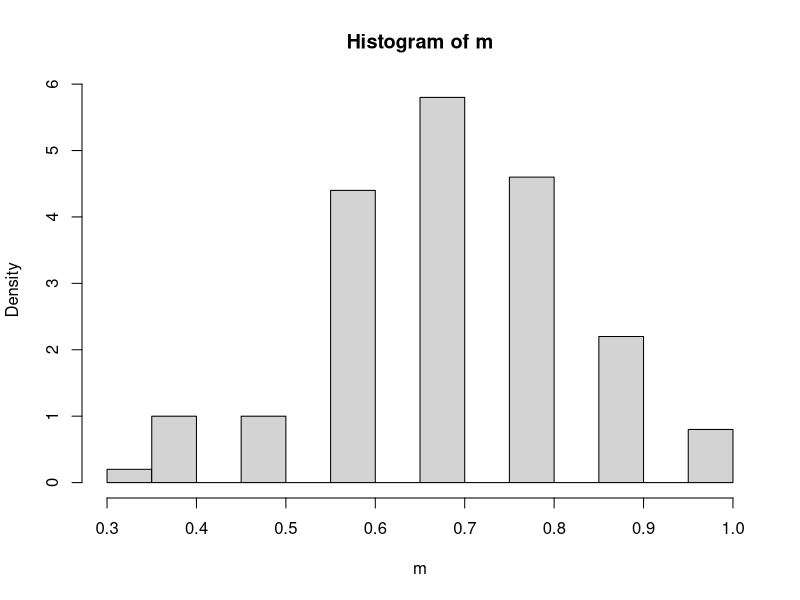
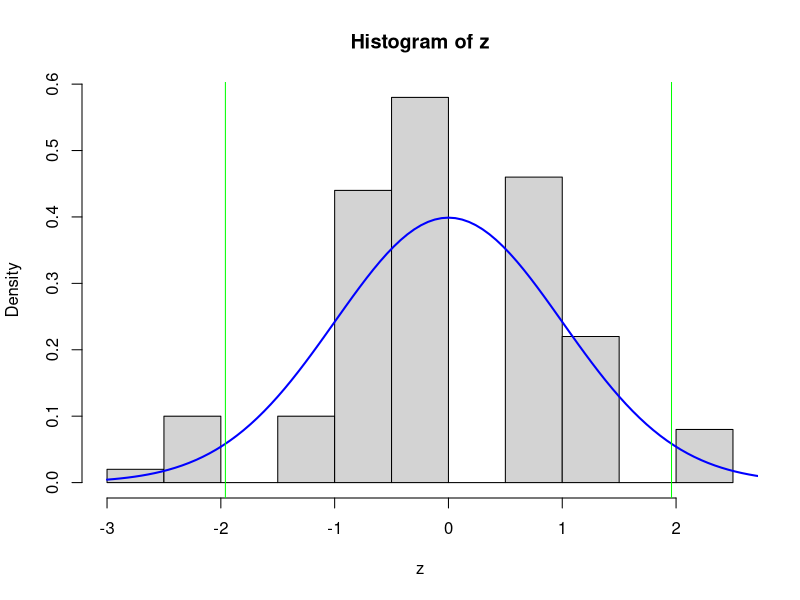
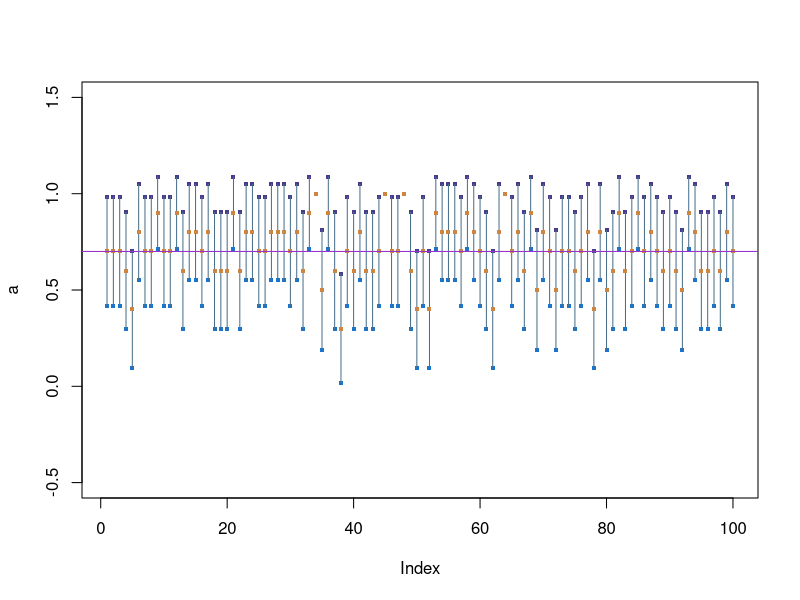
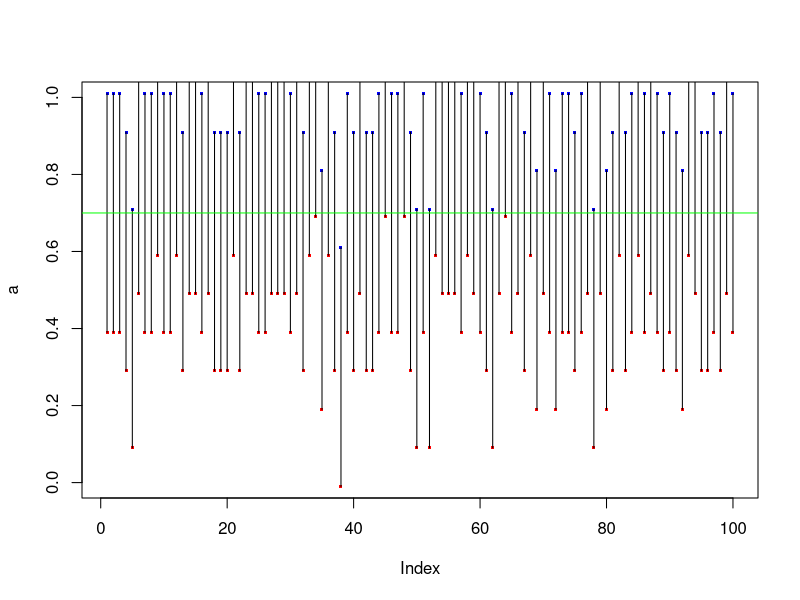
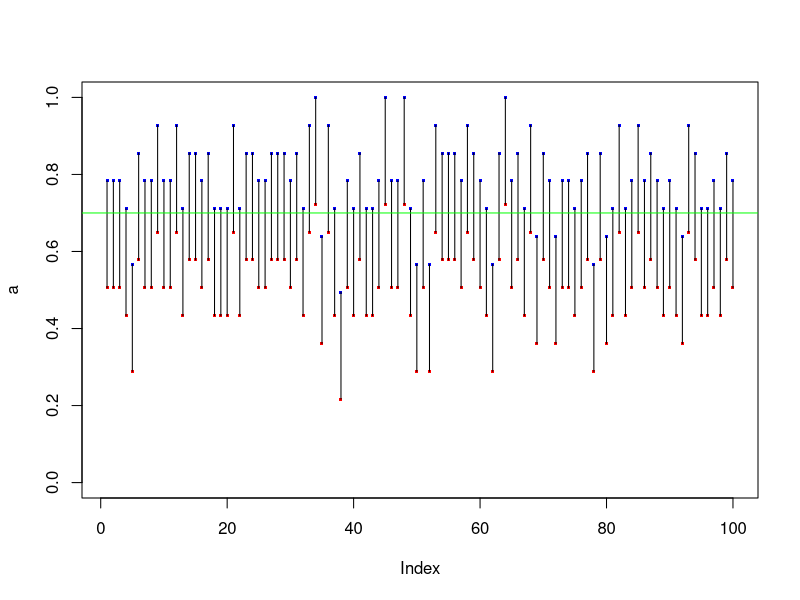

Reproduce these figures in R, in order.
#Programa para ilustrar el tema:
# 3. Estimación por Intervalos.
# 3.5  Distribución de Bernoulli
#Del libro de texto: 
#"Una introducción a la estadística inferencial". Luis Rincón. UNAM
#Estadística 2022. UNPA. Lic. en Matemáticas Aplicadas


#limpiando la memoria
rm(list = ls())

#Simularemos muestras de tamaño n
n <- 10
x <- rep(0,n)

#Tomaremos k muestras de tamaño n
k <- 100

#Inicializamos un vector de tamaño k que guardará los promedios de cada muestra
m <- rep(0,k)

#Parámetro:
p <- 0.7

#Generamos k veces n muestras aleatorias
#los datos se generan con una distrubución Ber(p)
for (i in 1:k){
  x <- rbinom(n,1,p)
  #m[i]=(x[1]+...+x[n])/n
  m[i] <- mean(x)  
} 
#Al final del ciclo s contiene los k promedios de las k muestras aleatorias.

#--------
#Modelo teórico
#Media real de distribucion
theta <- p
#Varianza real de distribucion
var <- p*(1-p)
#Promedios estandarizados con parámetros exactos
z <- (m-theta)/sqrt(var/n)
#Teorema del Límite Central:
#las medias de muestras grandes y aleatorias son aproximadamente normales
#Histograma de promedios
hist(m, freq = FALSE, breaks = 11)
#Histograma de promedios estandarizados
hist(z, freq = FALSE, breaks = 11)
#Curva de densidad normal
curve(dnorm(x), from=-3, to=3, ylim=c(0,0.6),
      ylab="F. de densidad", lwd=2, col="blue", add=T)
abline(v=c(-1.96,1.96), col="green")
#En un experimento desconocemos el valor de theta
#-----

#Estimando intervalos de confianza para cada una de las
#k muestras aleatorias de tamaño n

#Primera Solución, calculando extremos del intervalo
a <- m-1.96/sqrt(n)*sqrt(m*(1-m))
b <- m+1.96/sqrt(n)*sqrt(m*(1-m))
#Graficando los intervalos
plot(a, pch = 46, cex = 4, col="dodgerblue3", ylim=c(-0.5,1.5))
points(b, pch = 46, cex = 4, col="slateblue4",ylim=c(0,1))
segments(1:k,a,1:k,b, col="skyblue4")
points(m, pch = 46, cex = 4, col="peru",ylim=c(0,1))
abline(h=theta, col="darkorchid3")

#Segunda Solución
a <- m-1.96/(2*sqrt(n))
b <- m+1.96/(2*sqrt(n))
#Graficando los intervalos segunda solución
plot(a, pch = 46, cex = 3, col="red", ylim=c(0,1))
points(b, pch = 46, cex = 3, col="blue",ylim=c(0,1))
segments(1:k,a,1:k,b)
abline(h=theta, col="green")

#Tercera Solución
a <- m/(1+(1.96^2)/n)
b <- (m+1.96^2/n)/(1+1.96^2/n)
#Graficando los intervalos tercera solución
plot(a, pch = 46, cex = 3, col="red", ylim=c(0,1))
points(b, pch = 46, cex = 3, col="blue",ylim=c(0,1))
segments(1:k,a,1:k,b)
abline(h=theta, col="green")
